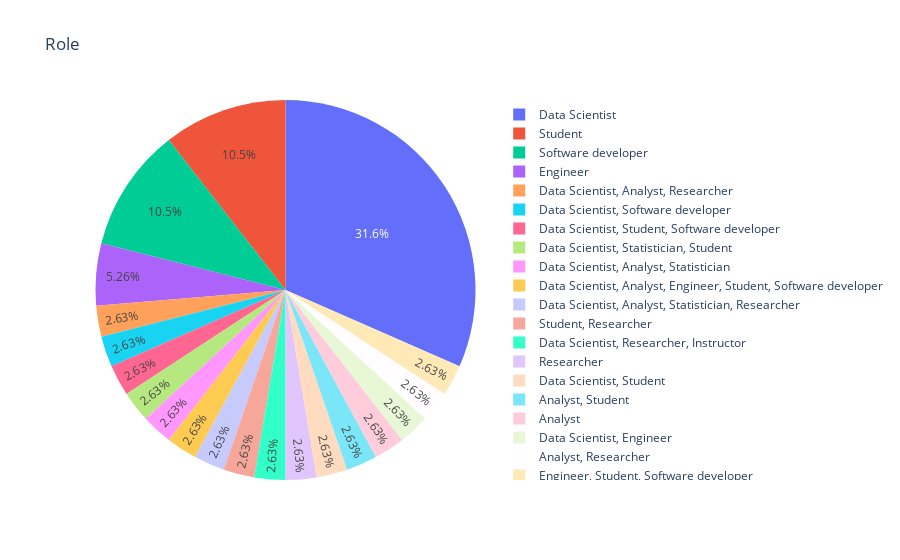

Here is the notebook cell this chart was saved with:
### Code cell
# Note: creating pie chart using variable

df_use=dfall.copy()

demographic = "gender"
demographic_label = "Gender"

demographic = 'contributor_status'
demographic_label = 'New or Returning Contributor'

demographic = 'role'
demographic_label = 'Role'

filter_var = "status_n"
filtered_list = [1]
subset = df_use[df_use[filter_var].isin(filtered_list)]
subset

fig = px.pie(subset, values='count', names=demographic, title=f"{demographic_label}")

#fig.write_html(f'../graphs/2_pie_gender.html', include_plotlyjs="cdn")

fig.show()

### Figure 1 — Plotly figure (JSON) as saved in the notebook; plotly's stock layout.template omitted (floating-point values rounded to 4 significant figures)
{"data": [{"domain": {"x": [0, 1], "y": [0, 1]}, "hovertemplate": "role=%{label}<br>count=%{value}<extra></extra>", "labels": ["Data Scientist", "Data Scientist, Analyst, Researcher", "Engineer", "Student", "Data Scientist", "Data Scientist, Software developer", "Data Scientist, Student, Software developer", "Software developer", "Data Scientist, Statistician, Student", "Data Scientist", "Data Scientist", "Data Scientist, Analyst, Statistician", "Data Scientist", "Data Scientist, Analyst, Engineer, Student, Software developer", "Data Scientist", "Software developer", "Software developer", "Data Scientist, Analyst, Statistician, Researcher", "Data Scientist", "Data Scientist", "Data Scientist", "Student, Researcher", "Data Scientist", "Data Scientist, Researcher, Instructor", "Researcher", "Software developer", "Student", "Data Scientist, Student", "Analyst, Student", "Analyst", "Engineer", "Data Scientist, Engineer", "Analyst, Researcher", "Data Scientist", "Data Scientist", "Engineer, Student, Software developer", "Student", "Student"], "legendgroup": "", "name": "", "showlegend": true, "type": "pie", "values": [1, 1, 1, 1, 1, 1, 1, 1, 1, 1, 1, 1, 1, 1, 1, 1, 1, 1, 1, 1, 1, 1, 1, 1, 1, 1, 1, 1, 1, 1, 1, 1, 1, 1, 1, 1, 1, 1]}], "layout": {"legend": {"tracegroupgap": 0}, "title": {"text": "Role"}}}
